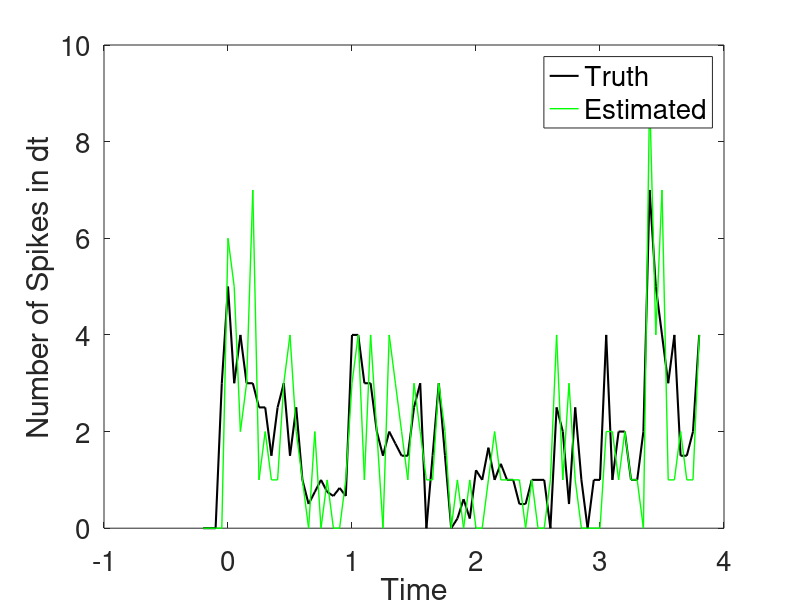

Write MATLAB code to recreate this figure.
clear all
close all
clc

load firing_rate_data.mat


% Number of particles
M = 20;


% Initialize particles
a = 10; b = 10; var = 0.1; var_k = 1;
for k = 1:num_groups
    x0(k,1:M) = gamrnd(a,b, 1,M);
end

x_particles = x0;
beta = 0.2;

for t = 2:T

    % Propose particles
    for k = 1:num_groups
        mu_k = x_particles(k,:);
        a = mu_k.^2./var_k;
        b = var_k./mu_k;
        %x(k,:) = gamrnd(a, b) + eps;
        x(k,:) = exprnd(mu_k);
        %x(k,:) = normrnd(mu_k, var_k);

        % Find best particles    
        log_probs = y_avg(k,t)*log( x(k,:)*dt ) - x(k,:)*dt; % - log(factorial(round(y_avg(k,t))));
        %probs = ((x(k,:)*dt).^y_avg(k,t)).*exp(-(x(k,:)*dt));
        m_star = find(log_probs == max(log_probs));

        if (length(m_star > 1))
            m_star =datasample(1:length(m_star), 1);
        end

        % Modify proposal
        new_mu_k = beta*x(m_star) + (1-beta)*mu_k;
        new_var_k = beta*var_k + (1-beta)*var;

        % Propose new particles
        a = new_mu_k.^2./new_var_k;
        b = new_var_k./new_mu_k;
        %x_particles(k,:) = gamrnd(a,b);
        x_particles(k,:) = exprnd(new_mu_k);

        % Resample
        log_probs = y_avg(k,t)*log( x_particles(k,:)*dt ) - x_particles(k,:)*dt; % - log(factorial(round(y_avg(k,t))));     
        w  = exp(log_probs - max(log_probs));
        w = w./sum(w);
        idx = datasample(1:M, M, 'Weights',w);

        % Est
        x_particles(k, :) = x_particles(k,idx);
        x_est(k,t) = mean(x_particles(k,:),2);
    end

    

end

k = 1;
for t = 1:T
    y_test(t) = mean(poissrnd(x_est(k,t)*dt, 1,1));
end

lwd = 1.5;
fsz = 20;
plot(time, y_avg(k,:), 'k', 'linewidth', lwd)
hold on
plot(time, y_test, 'g', 'linewidth', lwd-0.5)
ylabel('Number of Spikes in dt', 'FontSize', fsz)
xlabel('Time', 'FontSize', fsz)
set(gca, 'FontSize', fsz)
legend('Truth', 'Estimated', 'FontSize', fsz)

